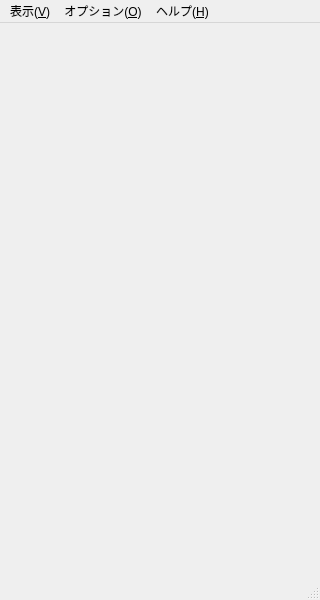
<?xml version="1.0" encoding="UTF-8"?>
<ui version="4.0">
 <class>TaskbarWindow</class>
 <widget class="QMainWindow" name="TaskbarWindow">
  <property name="geometry">
   <rect>
    <x>0</x>
    <y>0</y>
    <width>320</width>
    <height>600</height>
   </rect>
  </property>
  <property name="windowTitle">
   <string>TaskBarEx - Taskbar Extension</string>
  </property>
  <!-- アイコンファイルが存在しないため一時的に無効化 -->
  <!--
  <property name="windowIcon">
   <iconset>
    <normaloff>:/icons/app/taskbar_ex_32.png</normaloff>:/icons/app/taskbar_ex_32.png</iconset>
  </property>
  -->
  <widget class="QWidget" name="centralwidget">
   <layout class="QHBoxLayout" name="mainLayout">
    <property name="spacing">
     <number>2</number>
    </property>
    <property name="leftMargin">
     <number>2</number>
    </property>
    <property name="topMargin">
     <number>2</number>
    </property>
    <property name="rightMargin">
     <number>2</number>
    </property>
    <property name="bottomMargin">
     <number>2</number>
    </property>
    <item>
     <widget class="QScrollArea" name="taskbarScrollArea">
      <property name="styleSheet">
       <string>QScrollArea {
    border: none;
    background-color: transparent;
}

QScrollBar:horizontal {
    height: 12px;
    background: transparent;
}

QScrollBar::handle:horizontal {
    background: #666;
    border-radius: 6px;
}

QScrollBar::add-line:horizontal, QScrollBar::sub-line:horizontal {
    width: 0px;
}</string>
      </property>
      <property name="horizontalScrollBarPolicy">
       <enum>Qt::ScrollBarAsNeeded</enum>
      </property>
      <property name="verticalScrollBarPolicy">
       <enum>Qt::ScrollBarAlwaysOff</enum>
      </property>
      <property name="widgetResizable">
       <bool>true</bool>
      </property>
      <widget class="QWidget" name="scrollAreaWidgetContents">
       <property name="geometry">
        <rect>
         <x>0</x>
         <y>0</y>
         <width>316</width>
         <height>44</height>
        </rect>
       </property>
       <layout class="QHBoxLayout" name="taskbarButtonLayout">
        <property name="spacing">
         <number>2</number>
        </property>
        <property name="leftMargin">
         <number>0</number>
        </property>
        <property name="topMargin">
         <number>0</number>
        </property>
        <property name="rightMargin">
         <number>0</number>
        </property>
        <property name="bottomMargin">
         <number>0</number>
        </property>
       </layout>
      </widget>
     </widget>
    </item>
   </layout>
  </widget>
  <widget class="QMenuBar" name="menubar">
   <property name="geometry">
    <rect>
     <x>0</x>
     <y>0</y>
     <width>320</width>
     <height>22</height>
    </rect>
   </property>
   <widget class="QMenu" name="menuView">
    <property name="title">
     <string>表示(&amp;V)</string>
    </property>
    <addaction name="actionRefresh"/>
    <addaction name="separator"/>
    <addaction name="actionAlwaysOnTop"/>
   </widget>
   <widget class="QMenu" name="menuOptions">
    <property name="title">
     <string>オプション(&amp;O)</string>
    </property>
    <addaction name="actionGroupingMode"/>
    <addaction name="separator"/>
    <addaction name="actionUpdateInterval"/>
   </widget>
   <widget class="QMenu" name="menuHelp">
    <property name="title">
     <string>ヘルプ(&amp;H)</string>
    </property>
    <addaction name="actionAbout"/>
   </widget>
   <addaction name="menuView"/>
   <addaction name="menuOptions"/>
   <addaction name="menuHelp"/>
  </widget>
  <widget class="QStatusBar" name="statusbar"/>
  <action name="actionRefresh">
   <property name="text">
    <string>更新(&amp;R)</string>
   </property>
   <property name="shortcut">
    <string>F5</string>
   </property>
  </action>
  <action name="actionAlwaysOnTop">
   <property name="checkable">
    <bool>true</bool>
   </property>
   <property name="text">
    <string>常に最前面に表示(&amp;T)</string>
   </property>
  </action>
  <action name="actionGroupingMode">
   <property name="text">
    <string>グループ化設定(&amp;G)</string>
   </property>
  </action>
  <action name="actionUpdateInterval">
   <property name="text">
    <string>更新間隔設定(&amp;I)</string>
   </property>
  </action>
  <action name="actionAbout">
   <property name="text">
    <string>TaskBarExについて(&amp;A)</string>
   </property>
  </action>
 </widget>
 <resources/>
 <connections/>
</ui>
